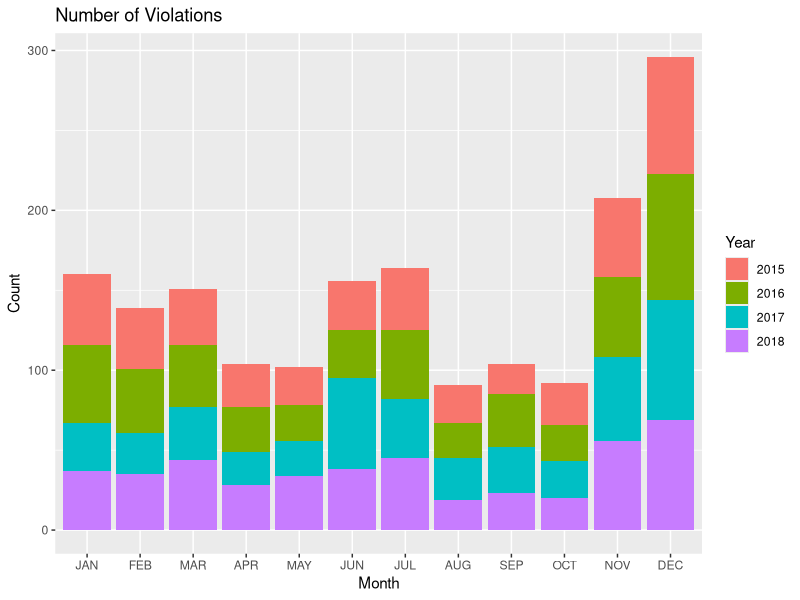

R code for this plot:
## ---- chunk 1
knitr::opts_chunk$set(echo = TRUE)
## ---- chunk 2
library("tidyverse")
library("dplyr")
library("ggplot2")
## ---- chunk 3
violations <- read.csv("Violations_Report.csv")
## ---- chunk 4
df <- violations %>% 
 count(location, lon, lat) %>% 
 group_by(location, lon, lat)
colnames(df)[4] <- "freq"

#save(df, file = 'new.Rda')
#write.csv(df, file = "new.csv")
## ---- chunk 5
df_count <- violations %>% 
 count(Expense.Center, Month, Year) %>% 
 group_by(Expense.Center, Month, Year)
colnames(df_count)[4] <- "freq"

#save(df_count, file = 'df_count.Rda')
#write.csv(df_count, file = "df_count.csv")
## ---- chunk 6
df_count$Month <- factor(df_count$Month, levels = c("JAN", "FEB", "MAR", "APR", "MAY", "JUN", "JUL", "AUG", "SEP", "OCT", "NOV", "DEC"))
ggplot(df_count, aes(x = factor(Month), y = freq, fill = factor(Year))) + 
  geom_col(stat = "identity") +
  labs(title = "Number of Violations", x = "Month", y = "Count") + scale_fill_discrete(name = "Year") +
  theme()
